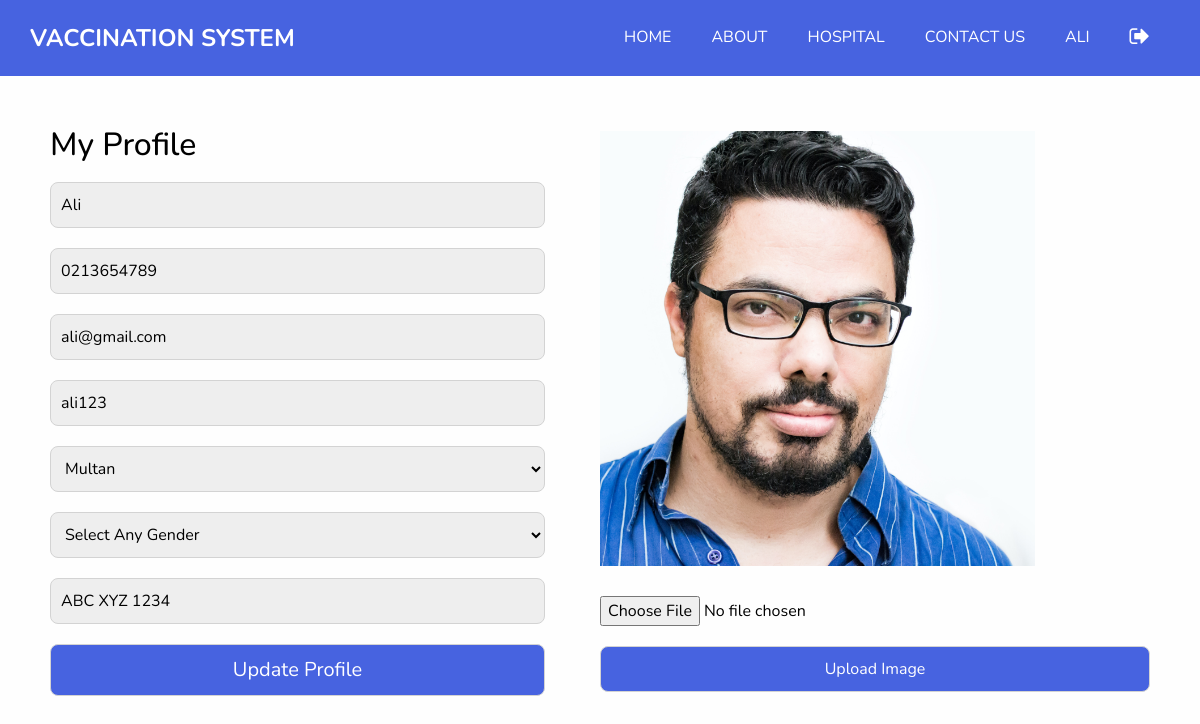
/Website/profile.php (signed in), run on the app's committed database.
### tables this page shows
CREATE TABLE `tbl_patient` (
  `id` int(11) NOT NULL,
  `name` varchar(50) NOT NULL,
  `contact` varchar(15) NOT NULL,
  `email` varchar(50) NOT NULL,
  `password` varchar(50) NOT NULL,
  `cid` int(11) NOT NULL,
  `address` varchar(150) NOT NULL,
  `gender` varchar(15) NOT NULL,
  `image` varchar(100) NOT NULL,
  `status` varchar(50) NOT NULL DEFAULT 'activate'
);

CREATE TABLE `tbl_city` (
  `id` int(11) NOT NULL,
  `name` varchar(50) NOT NULL
);

### Website/profile.php (the view, shortened to what this page needs)
<?php
  include("../Admin/connection.php");
  $query = "SELECT * FROM tbl_patient WHERE id=$_SESSION[patient_session]";
  $result = mysqli_query($connection,$query);
  $patient = mysqli_fetch_assoc($result);
?>
<!DOCTYPE html>
<html lang="en">
<head>
  <link rel="stylesheet" type="text/css" href="css/bootstrap.css" />
  <link rel="stylesheet" type="text/css" href="https://cdnjs.cloudflare.com/ajax/libs/OwlCarousel2/2.3.4/assets/owl.carousel.min.css" />
  <link href="css/font-awesome.min.css" rel="stylesheet" />
  <link href="css/style.css" rel="stylesheet" />
  <link href="css/responsive.css" rel="stylesheet" />
</head>
<body>
    <?php
        include("header.php");
    ?>
    <div class="mainContent">
      <div class="leftSide">
        <h2>My Profile</h2>
        <form method="post">
          <input type="text" placeholder="Enter Your Name" name="name" value="<?php echo $patient['name']?>"><br>
          <input type="text" placeholder="Enter Phone Number" name="phone" value="<?php echo $patient['contact']?>"><br>
          <input type="text" placeholder="Enter Email Address" name="email" value="<?php echo $patient['email']?>"><br>
          <input type="text" placeholder="Enter Your Password" name="password" value="<?php echo $patient['password']?>"><br>
          <select name="city">
            <?php
                $query = "SELECT * FROM tbl_city";
                $result = mysqli_query($connection,$query);
                foreach ($result as $row1) {
                    echo "<option value='".$row1['id']."'";
                    if ($patient['cid'] == $row1['id']) {
                        echo " selected";
                    }
                    echo ">".$row1['name']."</option>";
                }
            ?>
          </select><br>
          <select name="gender">
            <option hidden>Select Any Gender</option>
          </select><br>
          <input type="text" placeholder="Enter Your Address" name="address" value="<?php echo $patient['address']?>"><br>
          <input type="submit" value="Update Profile" name="btnupdate">
        </form>
      </div>
      <div class="rightSide">
        <div class="image">
          <img src="<?php echo $patient['image'];?>">
        </div>
        <form method="post" enctype="multipart/form-data">
          <input type="file" name="image" required><br>
          <input type="submit" value="Upload Image" name="btnupload">
        </form>
      </div>
    </div>
</body>
</html>

### Website/css/style.css (style rules this page uses)
body { font-family: 'Nunito', sans-serif; color: #000000; background-color: #fefefe; overflow-x: hidden; }

### Website/profile.php (style rules this page uses)
.mainContent { display: flex; justify-content: space-between; align-items: center; padding: 50px; }
.mainContent .leftSide { width: 45%; }
.mainContent .leftSide input, .mainContent .leftSide select { width: 100%; padding: 10px; border: 1px solid lightgray; outline: none; background-color: #eee; border-radius: 8px; margin: 10px 0px; }
.mainContent .leftSide input[type="submit"] { background-color: #4763e0; color: #fff; font-size: 20px; }
.mainContent .rightSide { width: 50%; }
.mainContent .rightSide .image { margin-bottom: 20px; height: 435px; width: 435px; }
.mainContent .rightSide .image img { object-fit: cover; width: 100%; height: 100%; }
.mainContent .rightSide input[type="file"] { margin: 10px 0px; }
.mainContent .rightSide input[type="submit"] { width: 100%; padding: 10px; border: 1px solid lightgray; outline: none; background-color: #eee; border-radius: 8px; margin: 10px 0px; background-color: #4763e0; color: #fff; }

### data on the page
tbl_patient: name "Ali", phone "0213654789", email "ali@gmail.com", password "ali123", city "Multan", address "ABC XYZ 1234", image (placeholder picture)

### other printed values
$_SESSION[patient_name] "ALI"
